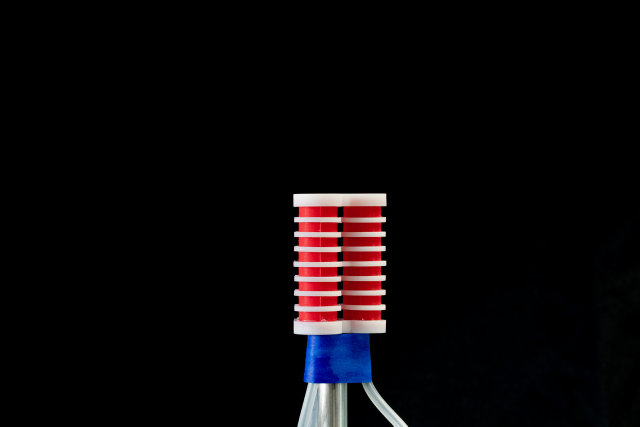
%> input picture exercise06_contact/Image Task/Soft Robot 1.jpg, 1280 x 853 px (shown at 1/2 size)
$ octave task.m   (GNU Octave 9; MATLAB toolbox functions it lacks are replaced by stand-ins)
%> lines starting %> are read from the running program, lines starting %| are printed output that depends on the picture; in (x1, y1, x2, y2) boxes, pixels count from 0 and x2, y2 are one past the last pixel; in counts of white or black regions, pixels touching at a corner belong together; the program's own positions count from 1
%clear variables
clc, clear, close all;

dataset = read_images();  %external function, must be programmed yourself
plot_2(dataset)  %external function, must be programmed yourself

function dataset = read_images()

    img1 = imread("Image Task/Soft Robot 1.jpg");
%> img1 is the input picture: size 853x1280x3 uint8; mean R, G, B 10.1, 6.7, 8.2
    img2 = imread("Image Task/Soft Robot 2.jpg");
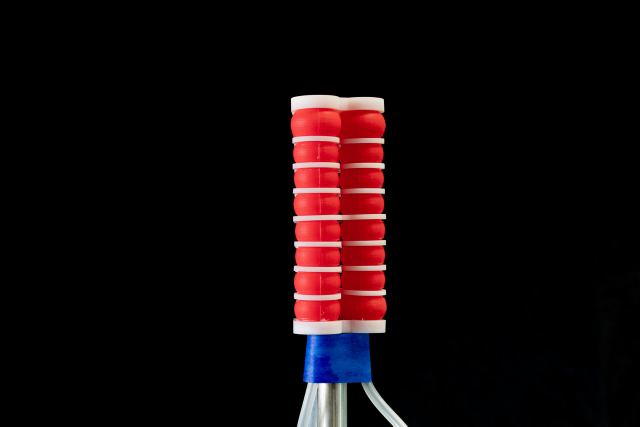
%> input picture exercise06_contact/Image Task/Soft Robot 2.jpg, 1280 x 853 px (shown at 1/2 size)
%> img2 is the input picture: size 853x1280x3 uint8; mean R, G, B 17.7, 7.6, 9.3
    dataset.image1=img1;
    dataset.image2=img2;

    imagesc(img1);
    %[X1,Y1]=ginput(2)  %Dialog is not displayed in Jupyter
    %trim1 = image(min(Y):max(Y),min(X):max(X),:);
    X1 = round([515.56 793.72]);  %Round to full pixels
    Y1 = round([701.04 364.22]);
    trim1 = img1(min(Y1):max(Y1),min(X1):max(X1),:);
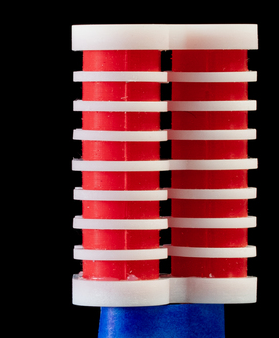
%> trim1: size 338x279x3 uint8; mean R, G, B 98.2, 52.4, 58.9
    dataset.image3 = trim1;

    imagesc(img2);
    %[X2,Y2]=ginput(2)  %Dialog is not displayed in Jupyter
    X2 = round([527.35 847.94]);  %Round to full pixels
    Y2 = round([711.00 123.07]);
    trim2 = img2(min(Y2):max(Y2),min(X2):max(X2),:);
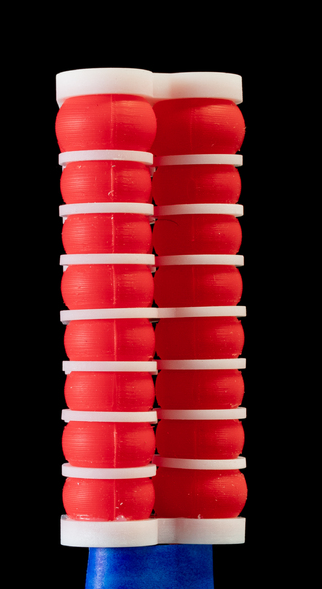
%> trim2: size 589x322x3 uint8; mean R, G, B 92.5, 31.9, 37.3
    dataset.image4=trim2;

    threshold = 100;
    red1 = trim1(:,:,1) > threshold;
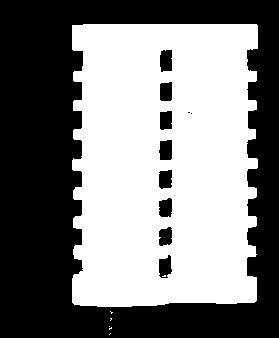
%> red1: size 338x279 logical; 50.1% white; 11 black regions (2 under 20 px), largest, box (x1, y1, x2, y2) and area: (0, 0, 279, 338) 45248, (160, 50, 172, 72) 241, (159, 140, 172, 160) 235
    green1 = trim1(:,:,2) > threshold;
%> green1: size 338x279 logical; 24% white; 36 white regions (20 under 20 px), largest, box (x1, y1, x2, y2) and area: (72, 272, 257, 307) 4920, (72, 24, 258, 51) 4766, (72, 158, 258, 171) 1941
    blue1 = trim1(:,:,3) > threshold;
%> blue1: size 338x279 logical; 27.9% white; 26 white regions (11 under 20 px), largest, box (x1, y1, x2, y2) and area: (72, 271, 257, 338) 8923, (72, 24, 258, 51) 4757, (72, 158, 258, 171) 1928
    area1 = blue1&(red1);
%> area1: size 338x279 logical; 23.7% white; 31 white regions (16 under 20 px), largest, box (x1, y1, x2, y2) and area: (72, 271, 257, 307) 4948, (72, 24, 258, 51) 4757, (72, 158, 258, 171) 1928
    dataset.image5=area1;
    imshow(area1);

    red2 = trim2(:,:,1) > threshold;
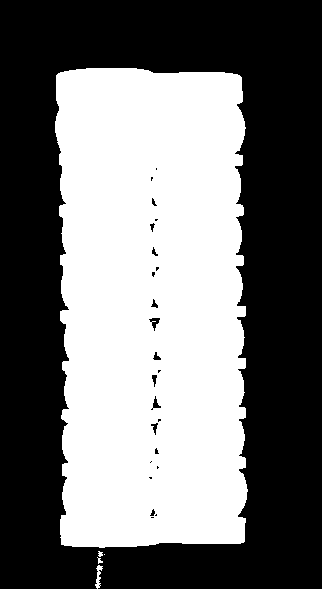
%> red2: size 589x322 logical; 45.1% white; 5 white regions (1 under 20 px), largest, box (x1, y1, x2, y2) and area: (55, 68, 248, 548) 85404, (95, 565, 103, 589) 90, (98, 551, 103, 557) 21, (97, 557, 103, 564) 20
    green2 = trim2(:,:,2) > threshold;
%> green2: size 589x322 logical; 12.2% white; 107 white regions (78 under 20 px), largest, box (x1, y1, x2, y2) and area: (56, 68, 243, 108) 4950, (60, 514, 246, 550) 4902, (60, 306, 246, 325) 1900
    blue2 = trim2(:,:,3) > threshold;
%> blue2: size 589x322 logical; 14.4% white; 78 white regions (55 under 20 px), largest, box (x1, y1, x2, y2) and area: (60, 514, 246, 589) 10189, (56, 68, 243, 108) 4880, (60, 306, 246, 325) 1876
    area2 = blue2&(red2);
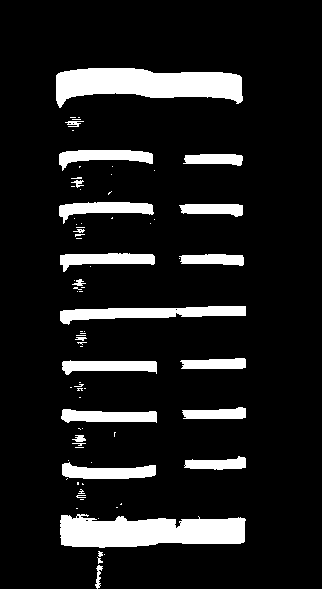
%> area2: size 589x322 logical; 11.6% white; 82 white regions (56 under 20 px), largest, box (x1, y1, x2, y2) and area: (56, 68, 243, 108) 4880, (60, 514, 246, 548) 4872, (60, 306, 246, 325) 1876
    dataset.image6=area2;
    imshow(area2);

    %[B,L] = bwboundaries(area1,'noholes');
    stats1 = regionprops('table',area1,'Centroid','Area');
%> stats1 = 31 regions; largest, Area and Centroid: 4948 [162.4 291.8], 4757 [164.7 37.4], 1928 [164.8 165.7], 1056 [119.3 254.9], 1024 [120.3 224.5]
    data1 = sortrows(stats1,1,"descend");
%> data1 has the same summary as stats1
    l1 = data1.Centroid(1,2);
%> l1 = 291.8
    l2 = data1.Centroid(2,2);
%> l2 = 37.39

    stats2 = regionprops('table',area2,'Centroid','Area');
%> stats2 = 82 regions; largest, Area and Centroid: 4880 [147.9 84.6], 4872 [149.9 532.5], 1876 [150.6 313.5], 1064 [108.2 473], 1045 [105 209.1]
    data2 = sortrows(stats2,1,"descend");
%> data2 has the same summary as stats2
    l3 = data2.Centroid(1,2);
%> l3 = 84.57
    l4 = data2.Centroid(2,2);
%> l4 = 532.5

    length1=50;
    length2=abs(50/(l1-l2)*(l3-l4));
%> length2 = 88.02
    dataset.centroids1 = [data1.Centroid(1,1),data1.Centroid(1,2),data1.Centroid(2,1),data1.Centroid(2,2)];
%> dataset.centroids1 = [162.4 291.8 164.7 37.39]
    dataset.centroids2 = [data2.Centroid(1,1),data2.Centroid(1,2),data2.Centroid(2,1),data2.Centroid(2,2)];
%> dataset.centroids2 = [147.9 84.57 149.9 532.5]
    dataset.lengths = [length1 length2];
%> dataset.lengths = [50 88.02]
%> `dataset = read_images();`: dataset = {centroids1 [162.4 291.8 164.7 37.39], centroids2 [147.9 84.57 149.9 532.5], lengths [50 88.02]}
%> `plot_2(dataset)`:
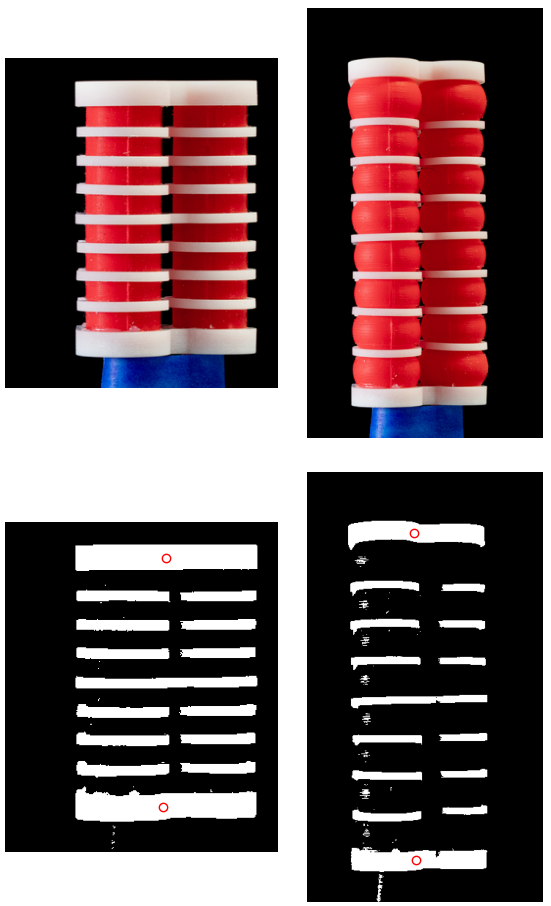
%> figure redrawn from the program's plot data, 4 panels
end


function plot_1(dataset)
    figure(1);
    subplot(2,2,1);
    imshow(dataset.image1)
    subplot(2,2,2);
    imshow(dataset.image2)
    subplot(2,2,3);
    imshow(dataset.image3)
    subplot(2,2,4);
    imshow(dataset.image4)
    set(gcf,'Position',[150,250,500,500])
end


function plot_2(dataset)
    figure(2);
    subplot(2,2,1);
    imshow(dataset.image3)
    subplot(2,2,2);
    imshow(dataset.image4)
    subplot(2,2,3);
    imshow(dataset.image5); hold on;
    plot(dataset.centroids1(1),dataset.centroids1(2),"Marker","o","Color",'r','LineWidth',2);
    plot(dataset.centroids1(3),dataset.centroids1(4),"Marker","o","Color",'r','LineWidth',2);
    subplot(2,2,4);
    imshow(dataset.image6); hold on;
    plot(dataset.centroids2(1),dataset.centroids2(2),"Marker","o","Color",'r','LineWidth',2);
    plot(dataset.centroids2(3),dataset.centroids2(4),"Marker","o","Color",'r','LineWidth',2);
    hold off;
    set(gcf,'Position',[750,250,500,500])
end
